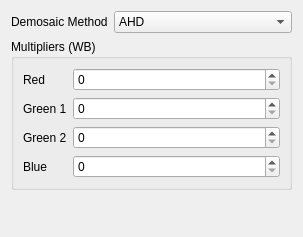
<?xml version="1.0" encoding="UTF-8"?>
<ui version="4.0">
 <class>RawModule</class>
 <widget class="QWidget" name="RawModule">
  <property name="geometry">
   <rect>
    <x>0</x>
    <y>0</y>
    <width>303</width>
    <height>237</height>
   </rect>
  </property>
  <property name="windowTitle">
   <string>Form</string>
  </property>
  <layout class="QFormLayout" name="formLayout_2">
   <property name="fieldGrowthPolicy">
    <enum>QFormLayout::AllNonFixedFieldsGrow</enum>
   </property>
   <item row="0" column="0">
    <widget class="QLabel" name="cmbDemosaic">
     <property name="text">
      <string>Demosaic Method</string>
     </property>
    </widget>
   </item>
   <item row="0" column="1">
    <widget class="QComboBox" name="cbAlgorithm">
     <item>
      <property name="text">
       <string>AHD</string>
      </property>
     </item>
     <item>
      <property name="text">
       <string>PPG</string>
      </property>
     </item>
     <item>
      <property name="text">
       <string>VNG4</string>
      </property>
     </item>
     <item>
      <property name="text">
       <string>AMaZE</string>
      </property>
     </item>
    </widget>
   </item>
   <item row="1" column="0" colspan="2">
    <widget class="QGroupBox" name="groupBox">
     <property name="title">
      <string>Multipliers (WB)</string>
     </property>
     <layout class="QFormLayout" name="formLayout">
      <property name="fieldGrowthPolicy">
       <enum>QFormLayout::AllNonFixedFieldsGrow</enum>
      </property>
      <item row="0" column="0">
       <widget class="QLabel" name="label">
        <property name="text">
         <string>Red</string>
        </property>
       </widget>
      </item>
      <item row="0" column="1">
       <widget class="QSpinBox" name="sbRed">
        <property name="maximum">
         <number>1000</number>
        </property>
       </widget>
      </item>
      <item row="1" column="0">
       <widget class="QLabel" name="label_2">
        <property name="text">
         <string>Green 1</string>
        </property>
       </widget>
      </item>
      <item row="1" column="1">
       <widget class="QSpinBox" name="sbGreen1">
        <property name="maximum">
         <number>1000</number>
        </property>
       </widget>
      </item>
      <item row="2" column="0">
       <widget class="QLabel" name="label_3">
        <property name="text">
         <string>Green 2</string>
        </property>
       </widget>
      </item>
      <item row="2" column="1">
       <widget class="QSpinBox" name="sbGreen2">
        <property name="maximum">
         <number>1000</number>
        </property>
       </widget>
      </item>
      <item row="3" column="0">
       <widget class="QLabel" name="label_4">
        <property name="text">
         <string>Blue</string>
        </property>
       </widget>
      </item>
      <item row="3" column="1">
       <widget class="QSpinBox" name="sbBlue">
        <property name="maximum">
         <number>1000</number>
        </property>
       </widget>
      </item>
     </layout>
    </widget>
   </item>
  </layout>
 </widget>
 <resources/>
 <connections/>
</ui>
